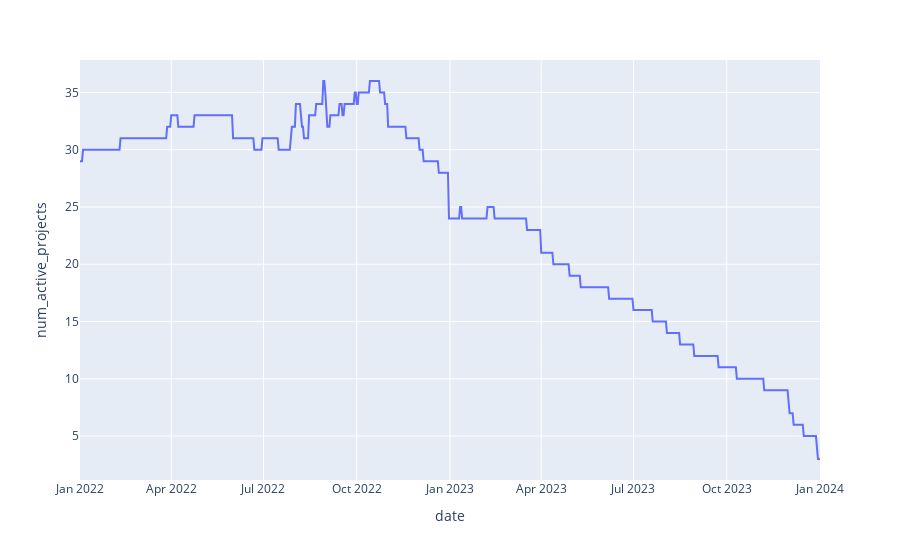

The notebook cell saved with this chart:
### Code cell
df_tasks = df_all.copy()
selected_regions = ['AMER', 'EUAF', 'MEA', 'no_region']
df_tasks = df_tasks[df_tasks['region'].isin(selected_regions)]
px.line(get_projects_count(df_tasks), x='date', y='num_active_projects')

### Figure 1 — Plotly figure (JSON) as saved in the notebook; plotly's stock layout.template omitted (floating-point values rounded to 4 significant figures; data arrays with more than 128 entries replaced by an {"elided": "..."} marker saying what was removed)
{"data": [{"hovertemplate": "date=%{x}<br>num_active_projects=%{y}<extra></extra>", "legendgroup": "", "line": {"color": "#636efa", "dash": "solid"}, "marker": {"symbol": "circle"}, "mode": "lines", "name": "", "orientation": "v", "showlegend": false, "type": "scatter", "x": {"elided": "731 str values"}, "xaxis": "x", "y": {"elided": "731 int values"}, "yaxis": "y"}], "layout": {"autosize": true, "legend": {"tracegroupgap": 0}, "margin": {"t": 60}, "xaxis": {"anchor": "y", "autorange": true, "domain": [0, 1], "range": ["2022-01-01", "2024-01-01"], "title": {"text": "date"}, "type": "date"}, "yaxis": {"anchor": "x", "autorange": true, "domain": [0, 1], "range": [1.167, 37.83], "title": {"text": "num_active_projects"}, "type": "linear"}}}
